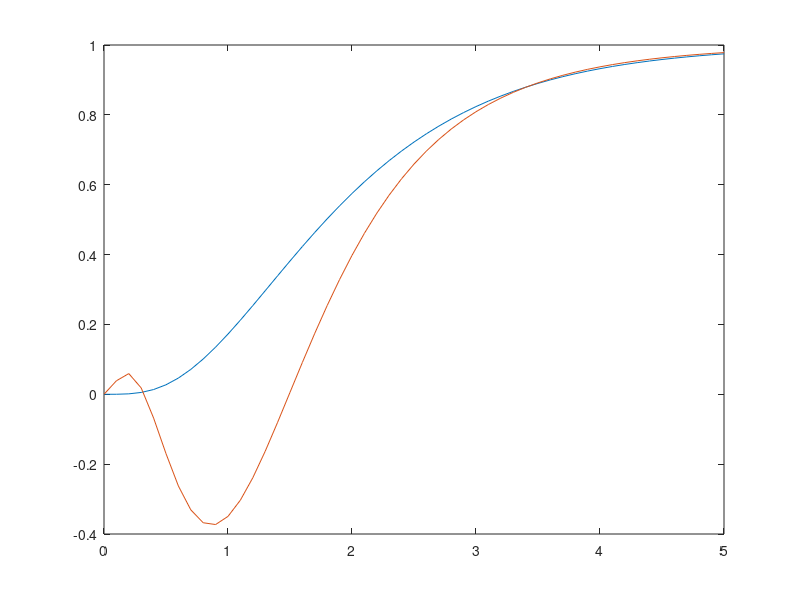

Reproduce this figure in MATLAB.
%% Lecture
% 28/2/18
% Nilaan Gunabalachandran 20509203
% Alex Mitterhauser 20531736
% Bo Wang 20446175
% Group 17

clear all;
close all;
clc;

%% 

A = [0 1 0 0;
     0 0 1 0;
     -3 1 2 3;
     2 1 0 0;];
B = [0 0;
     0 0;
     1 2;
     0 2;];
C = [1 0 0 0;
     0 0 0 1;];
 
D = [0 0;
     0 0;];
 
n = length(A);

ev = eig(A);
%n = rank(ctrb(A, B)); %% Controllable Check
m = rank(obsv(A, C)); %% Observable Check

%K = place(A, B, [-2, -8, -10, -16]);

A_aug = [A zeros(4, 2);
         C zeros(2, 2);];
     
B_aug = [B; zeros(2, 2);];

r = rank(ctrb(A_aug, B_aug)); %Controllable

K = place(A_aug, B_aug, [-1, -2, -3, -4, -5, -6]);
K1 = K(:, 1:n);
K2 = K(:, n+1:length(K));


A_n = [A-B*K1 -B*K2;
       C zeros(2,2);];
B_n = [zeros(4, 2); -eye(2,2);];
C_n = [C zeros(2, 2)];

sys = ss(A_n, B_n, C_n, 0);

x0 = [0 0 0 0 0 0];
tF = 5;
t = 0:0.1:5;
v = [ones(1, tF/0.1+1); ones(1, tF/0.1+1);];
[y, t, x] = lsim(sys, v, t, x0);

figure, plot(t, y);

